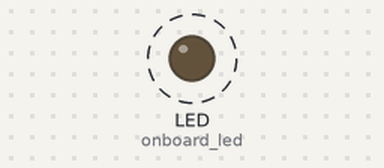
A program run on a simulated CircuitPython board. Shown: output pins drawn as LEDs (lit = HIGH). Dashed ring = blinking. What the program prints to the serial console is not drawn.

Above: at 0.5 s.
Timing chart, 0 to 4.6 s (numbered marks = the images above):
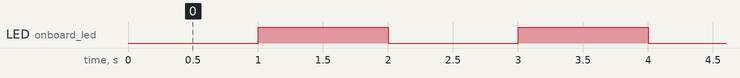

The program:

led_tick.py
```python
# noinspection MicroPythonRequirements
import board
import digitalio
from time import sleep

onboard_led = digitalio.DigitalInOut(board.LED)
onboard_led.direction = digitalio.Direction.OUTPUT

onboard_led.value = 0

# object <DigitalInOut> is of type DigitalInOut
#   deinit -- <function>
#   __enter__ -- <function>
#   __exit__ -- <function>
#   switch_to_output -- <function>
#   switch_to_input -- <function>
#   direction -- <property>
#   value -- <property>
#   drive_mode -- <property>
#   pull -- <property>


while True:
    sleep(1)
    print('tick')
    onboard_led.value = 1
    sleep(1)
    onboard_led.value = 0
```

Measured:
- by itself, LED (onboard_led): alternates HIGH for 1.0 s and LOW for 1.0 s
